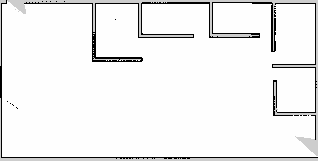
#> input picture map/my_map_save.pgm, 318 x 161 px
$ python read_map.py
#> lines starting #> are read from the running program, lines starting #| are printed output that depends on the picture; long printed decimals are rounded
from PIL import Image
import numpy as np
import matplotlib.pyplot as plt

def read_pgm(pgm_file):
    """
    Reads a PGM file and converts it to a numpy array.

    :param pgm_file: Path to the PGM file.
    :return: Numpy array representing the PGM image.
    """
#> called with pgm_file = 'my_map_save.pgm'
    image = Image.open(pgm_file)
#> image is the input picture: PIL image 318x161 L; min 0, max 254, mean 240.1
    pgm_array = np.array(image)
    return pgm_array

def pgm_to_occupancy_grid(pgm_array, free_threshold=254, occupied_threshold=0):
    """
    Converts a PGM array to an occupancy grid.

    :param pgm_array: Numpy array of the PGM image.
    :param free_threshold: Threshold for free space.
    :param occupied_threshold: Threshold for occupied space.
    :return: Numpy array representing the occupancy grid.
    """
#> called with free_threshold = 254, occupied_threshold = 0
    occupancy_grid = np.zeros(pgm_array.shape, dtype=np.int8)

    # Debugging: Print some statistics about the pgm_array
    print(f"PGM array statistics: min={pgm_array.min()}, max={pgm_array.max()}, mean={pgm_array.mean()}")
#| PGM array statistics: min=0, max=254, mean=240.147

    occupancy_grid[pgm_array > free_threshold] = 0       # Free space
    occupancy_grid[pgm_array <= occupied_threshold] = 100  # Occupied space
    occupancy_grid[(pgm_array > occupied_threshold) & (pgm_array <= free_threshold)] = -1  # Unknown space

    return occupancy_grid

# Path to the PGM file
pgm_file = 'my_map_save.pgm'  # Replace with the path to your PGM file

# Read the PGM file
pgm_array = read_pgm(pgm_file)

# Convert the PGM array to an occupancy grid
occupancy_grid = pgm_to_occupancy_grid(pgm_array)
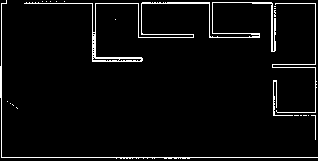
#> occupancy_grid: shape (161, 318) int8; values -1 (black) and 100 (white), 4.3% white in thin lines or dots

# Print the occupancy grid
print(occupancy_grid)
#> (printed output is left out)

# Visualize the occupancy grid
plt.imshow(occupancy_grid, cmap='gray', origin='lower')
plt.colorbar()
plt.show()
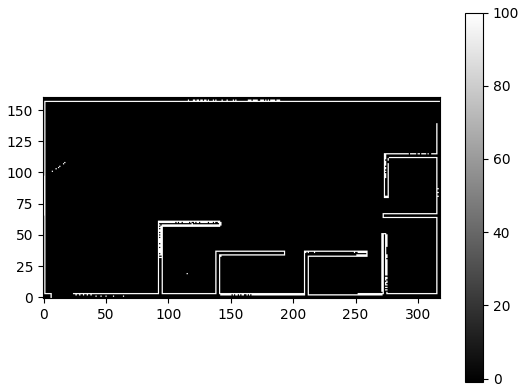
#> figure drawn by matplotlib, 2 panels
